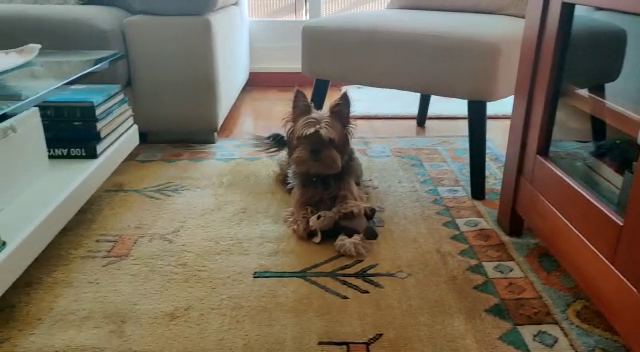
#> input picture frame 10 of week4/travi.mp4, 640 x 352 px, given in place of beer_non-stabilized.mp4, which was not available
$ python lab4_noGridSearch.py
#> lines starting #> are read from the running program, lines starting #| are printed output that depends on the picture; pictures that were not available may be replaced by others from this repository, and a replacement may not be noted
import cv2
import numpy as np
from skimage.feature import match_template
from tqdm import trange
import matplotlib.pyplot as plt
from mpl_toolkits.mplot3d import Axes3D
import imageio


def evaluation_metrics(meth,target,ref):
    if meth != 'euclidean':
        method = eval(meth)
        res = cv2.matchTemplate(target, ref, method)

    return res

# [52 lines left out: functions metric_3d_plot, read_flow, evaluate_flow, msen_pepn, not called in this run]

def calculate_adaptiveRegion(centerBlockj,w,searchArea,boolAdapt):
    if boolAdapt:
        if centerBlockj < w / 2:
            init_j = max(centerBlockj - searchArea / 2, 0)
            offset = min(centerBlockj - searchArea / 2, 0)
            end_j = centerBlockj + searchArea / 2 - offset
        elif centerBlockj == w / 2:
            init_j = centerBlockj - searchArea / 2
            end_j = centerBlockj + searchArea / 2
        elif centerBlockj > w / 2:
            end_j = min(centerBlockj + searchArea / 2, w)
            offset = max(centerBlockj + searchArea / 2, w) - w
            init_j = centerBlockj - searchArea / 2 - offset
    else:
        init_j = max(centerBlockj - searchArea / 2, 0)
        end_j = min(centerBlockj+searchArea/2,w)

    return init_j, end_j


def compute_block_matching(im1,im2,motion,searchArea,blockSize,quantStep):
    if motion == 'forward':
        refIm = im1
        targetIm = im2
    elif motion == 'backward':
        refIm = im2
        targetIm = im1

    h,w = np.shape(refIm)
    predicted_flow = np.zeros((h,w,3))

    method = 'cv2.TM_CCORR_NORMED'

    for i in trange(0,h-blockSize,blockSize):
        centerBlocki = int(i + blockSize / 2)
        init_i, end_i = calculate_adaptiveRegion(centerBlocki, h, searchArea, False)

        for j in range(0,w-blockSize,blockSize):
            centerBlockj = int(j + blockSize / 2)
            init_j ,end_j = calculate_adaptiveRegion(centerBlockj,w,searchArea,False)

            r = refIm[i:i+blockSize,j:j+blockSize]
            t = targetIm[int(init_i):int(end_i),int(init_j):int(end_j)]
            result = evaluation_metrics(method,t,r)
            _, max_val, _, max_loc = cv2.minMaxLoc(result)

            if max_val<1.0:
                ci = cj = int(searchArea/2 - (blockSize / 2))
                if centerBlocki - searchArea/2 < 0:
                    ci = ci + (centerBlocki - searchArea/2)
                if centerBlockj - searchArea/2 < 0:
                    cj = cj + (centerBlockj - searchArea/2)

                if motion == 'forward':  # distance from the highest response to the center of the search space
                    flowVect = np.array(np.array(max_loc) - [cj, ci])
                else:
                    flowVect = np.array([cj, ci]) - np.array(max_loc)
            else:
                flowVect = [0, 0]

            predicted_flow[i:i+blockSize,j:j+blockSize] = np.array([flowVect[0], flowVect[1],1])


    return predicted_flow

# [40 lines left out: functions plotArrowsOP, task11, not called in this run]

def task21():
    cap = cv2.VideoCapture("beer_non-stabilized.mp4")
    seq_length = int(cap.get(cv2.CAP_PROP_FRAME_COUNT))
    fps = cap.get(cv2.CAP_PROP_FPS)

    # Reference image
    previous_frame = cv2.cvtColor(cap.read()[1],cv2.COLOR_BGR2RGB)
    w = previous_frame.shape[0]
#> w = 352
    h = previous_frame.shape[1]
#> h = 640

    # stabilized video sequence
    stabilized_sequence = []
    stabilized_sequence.append(previous_frame)

    # cummulative deviation respect to initial frame
    deviation_x = 0.0
    deviation_y = 0.0
    for i in range(seq_length-1):

        # Current frame
        current_frame = cv2.cvtColor(cap.read()[1],cv2.COLOR_BGR2RGB)

        # predict flow with block matching
        blockSize = 16
        searchArea = 96
        quantStep = 16
        predicted_flow = compute_block_matching(previous_frame[:,:,0], current_frame[:,:,0], 'backward', searchArea, blockSize,quantStep)

        # deviation as median of flow vectors. mean was affected by actual movement of objects
        vector_u = predicted_flow[:, :, 1]
        vector_v = predicted_flow[:, :, 0]
        deviation_x += np.median(vector_u)
        deviation_y += np.median(vector_v)

        # stabilizing frame using homography
        H = np.array([[1, 0, -deviation_y], [0, 1, -deviation_x]], dtype=np.float32)
        stabilized_frame = cv2.warpAffine(current_frame, H, (h, w))
        stabilized_sequence.append(stabilized_frame)

        # update previous frame as new reference
        previous_frame = current_frame
#> this loop made 30 passes
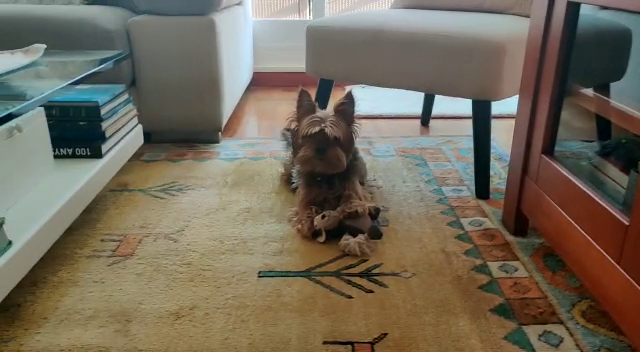
#> input picture frame 11 of week4/travi.mp4, 640 x 352 px, given in place of beer_non-stabilized.mp4, which was not available
#> pass 1, in compute_block_matching, `targetIm = im1`:
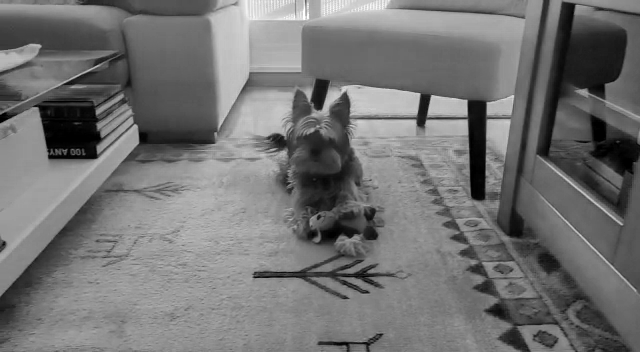
#> targetIm: shape (352, 640); min 0, max 255, mean 114.7
#> pass 1, in task21, `predicted_flow = compute_block_matching(previous_frame[:,:,0], current..`:
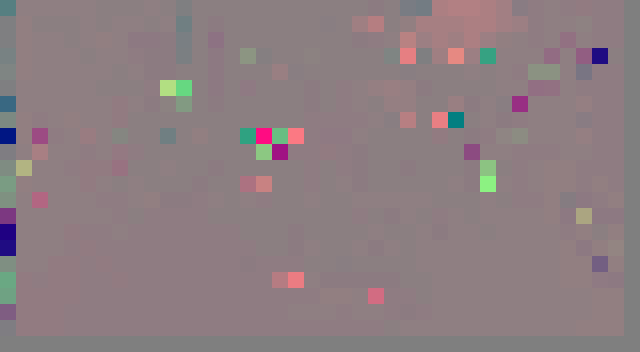
#> predicted_flow: shape (352, 640, 3) float64; mean R, G, B 4.4, -0.4, 0.9; drawn with min black and max white
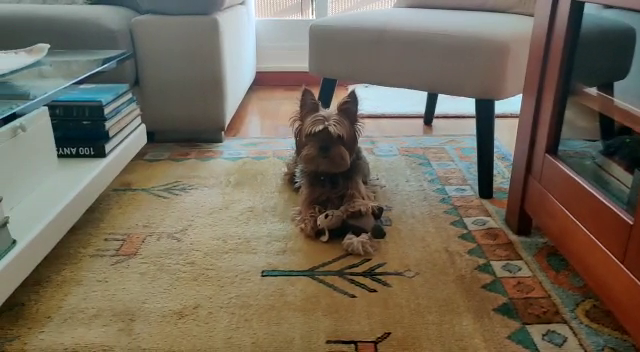
#> input picture frame 12 of week4/travi.mp4, 640 x 352 px, given in place of beer_non-stabilized.mp4, which was not available
#> after the loop:
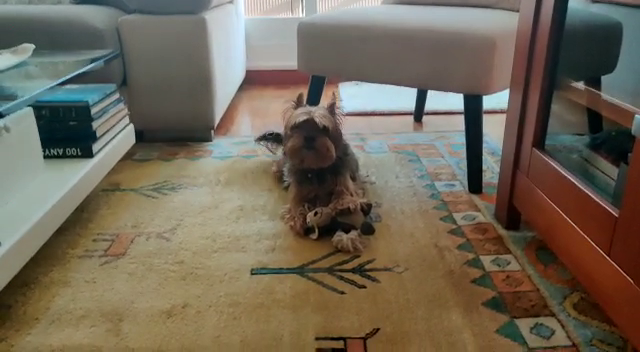
#> current_frame: shape (352, 640, 3); mean R, G, B 112.8, 103.3, 87.4
#> after the loop:
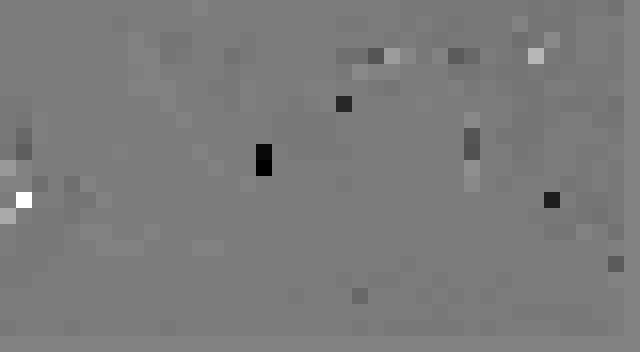
#> vector_u: shape (352, 640) float64; min -40, max 38, mean -2.2; drawn with min black and max white
#> after the loop:
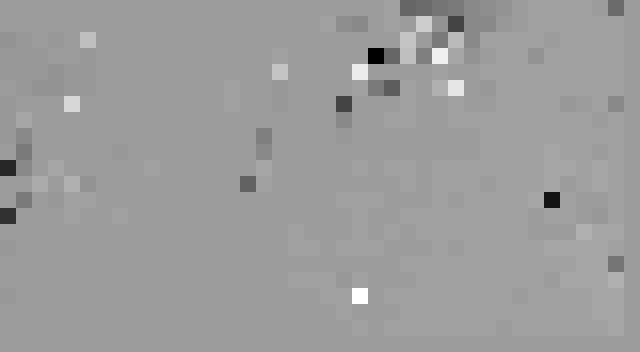
#> vector_v: shape (352, 640) float64; min -32, max 20, mean 0.0625; drawn with min black and max white

    kargs = { 'duration': fps }
    imageio.mimsave('median_beer_stabilized.gif', stabilized_sequence,format='GIF', fps=fps)

    #squared_error, msen, pepn = msen_pepn(predicted_flow,flow_gt)

    #plt.imshow(predicted_flow)
    #plt.show()


if __name__ == '__main__':

    #task11()
    #task12_B()
    #task12_C()
    task21()
    #task22()

$ run again, starting later in the video
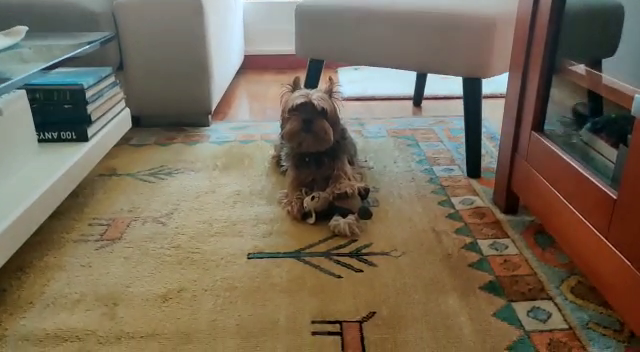
#> input picture frame 45 of week4/travi.mp4, 640 x 352 px, given in place of beer_non-stabilized.mp4, which was not available
#> the loop in task21, `for i in range(seq_length-1):` made 30 passes
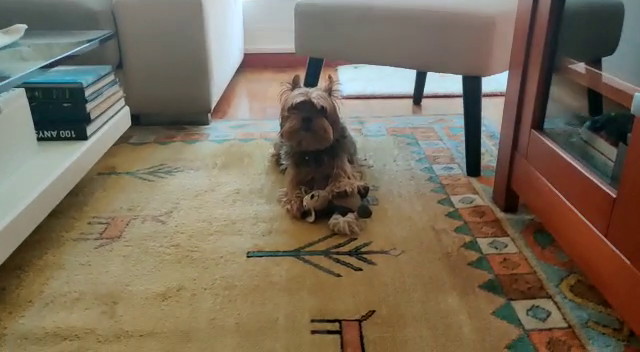
#> input picture frame 46 of week4/travi.mp4, 640 x 352 px, given in place of beer_non-stabilized.mp4, which was not available
#> after the loop in task21, `for i in range(seq_length-1):`:
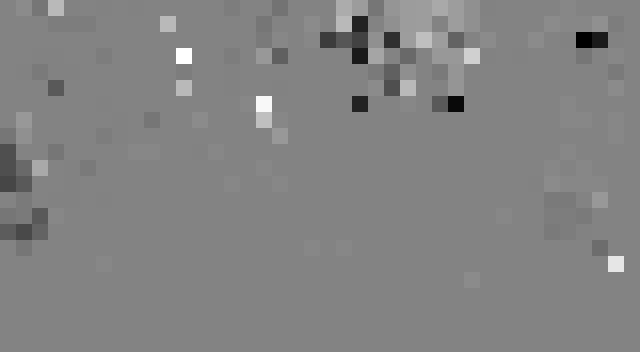
#> vector_v: shape (352, 640) float64; min -40, max 37, mean -0.2; drawn with min black and max white
